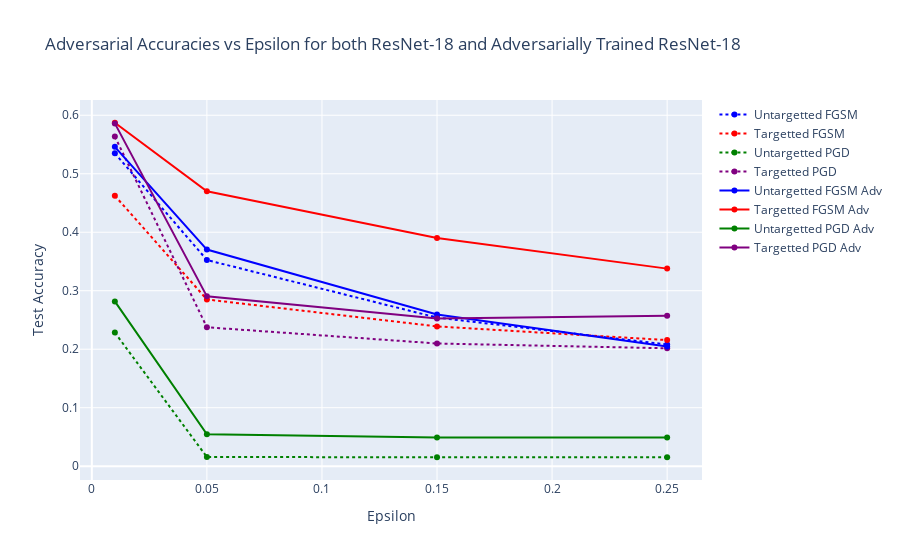

Write notebook code for a chart like this one.
### Code cell
fig = go.Figure()
fig.add_trace(go.Scatter(x=[0.01,0.05, 0.15, 0.25], y=U_FGSM_ACC, mode='lines+markers', name='Untargetted FGSM', line=dict(color='blue',dash='dot')))
fig.add_trace(go.Scatter(x=[0.01,0.05, 0.15, 0.25], y=T_FGSM_ACC, mode='lines+markers', name='Targetted FGSM', line=dict(color='red',dash='dot')))
fig.add_trace(go.Scatter(x=[0.01,0.05, 0.15, 0.25], y=U_PGD_ACC, mode='lines+markers', name='Untargetted PGD', line=dict(color='green',dash='dot')))
fig.add_trace(go.Scatter(x=[0.01,0.05, 0.15, 0.25], y=T_PGD_ACC, mode='lines+markers', name='Targetted PGD', line=dict(color='purple',dash='dot')))
fig.add_trace(go.Scatter(x=[0.01, 0.05, 0.15, 0.25], y=U_FGSM_ACC_adv, mode='lines+markers', name='Untargetted FGSM Adv', line=dict(color='blue')))
fig.add_trace(go.Scatter(x=[0.01, 0.05, 0.15, 0.25], y=T_FGSM_ACC_adv, mode='lines+markers', name='Targetted FGSM Adv', line=dict(color='red')))
fig.add_trace(go.Scatter(x=[0.01, 0.05, 0.15, 0.25], y=U_PGD_ACC_adv, mode='lines+markers', name='Untargetted PGD Adv', line=dict(color='green')))
fig.add_trace(go.Scatter(x=[0.01, 0.05, 0.15, 0.25], y=T_PGD_ACC_adv, mode='lines+markers', name='Targetted PGD Adv', line=dict(color='purple')))
fig.update_layout(title="Adversarial Accuracies vs Epsilon for both ResNet-18 and Adversarially Trained ResNet-18", xaxis_title="Epsilon", yaxis_title="Test Accuracy")
fig.show()

### Figure 1 — Plotly figure (JSON) as saved in the notebook; plotly's stock layout.template omitted (floating-point values rounded to 4 significant figures)
{"data": [{"line": {"color": "blue", "dash": "dot"}, "mode": "lines+markers", "name": "Untargetted FGSM", "type": "scatter", "x": [0.01, 0.05, 0.15, 0.25], "y": [0.535, 0.3525, 0.2541, 0.2081]}, {"line": {"color": "red", "dash": "dot"}, "mode": "lines+markers", "name": "Targetted FGSM", "type": "scatter", "x": [0.01, 0.05, 0.15, 0.25], "y": [0.4624, 0.285, 0.239, 0.2156]}, {"line": {"color": "green", "dash": "dot"}, "mode": "lines+markers", "name": "Untargetted PGD", "type": "scatter", "x": [0.01, 0.05, 0.15, 0.25], "y": [0.2284, 0.0157, 0.0153, 0.0154]}, {"line": {"color": "purple", "dash": "dot"}, "mode": "lines+markers", "name": "Targetted PGD", "type": "scatter", "x": [0.01, 0.05, 0.15, 0.25], "y": [0.5636, 0.2375, 0.2098, 0.2016]}, {"line": {"color": "blue"}, "mode": "lines+markers", "name": "Untargetted FGSM Adv", "type": "scatter", "x": [0.01, 0.05, 0.15, 0.25], "y": [0.546, 0.3704, 0.2595, 0.2048]}, {"line": {"color": "red"}, "mode": "lines+markers", "name": "Targetted FGSM Adv", "type": "scatter", "x": [0.01, 0.05, 0.15, 0.25], "y": [0.5872, 0.4701, 0.39, 0.3378]}, {"line": {"color": "green"}, "mode": "lines+markers", "name": "Untargetted PGD Adv", "type": "scatter", "x": [0.01, 0.05, 0.15, 0.25], "y": [0.2817, 0.0547, 0.0489, 0.0489]}, {"line": {"color": "purple"}, "mode": "lines+markers", "name": "Targetted PGD Adv", "type": "scatter", "x": [0.01, 0.05, 0.15, 0.25], "y": [0.5861, 0.2904, 0.2525, 0.2571]}], "layout": {"title": {"text": "Adversarial Accuracies vs Epsilon for both ResNet-18 and Adversarially Trained ResNet-18"}, "xaxis": {"title": {"text": "Epsilon"}}, "yaxis": {"title": {"text": "Test Accuracy"}}}}
